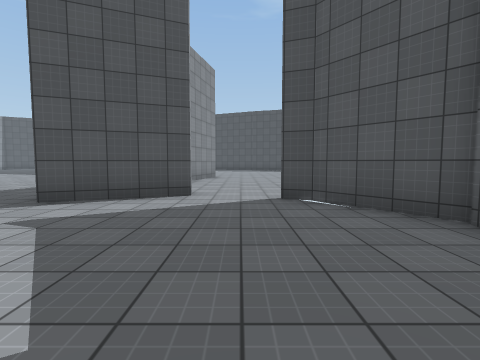
[1] (above)

22 first-person views from a walk through a Unity game level. The camera is 1.3 m above the floor, tilts 4° down and sees 85° across. Doors are open. The floor is counted in squares, 2 m on a side. Each view is taken from the middle of a square. On the plan, view 1 faces up. The plan holds only what a view shows up to about 9 squares ahead; the rest is blank. The place goes on beyond the plan. Surface patterns are stand-ins for the level's own textures.

[2]
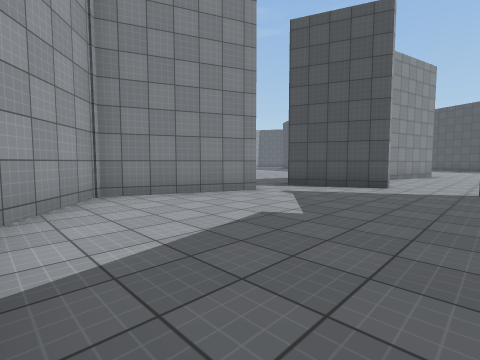

[3]
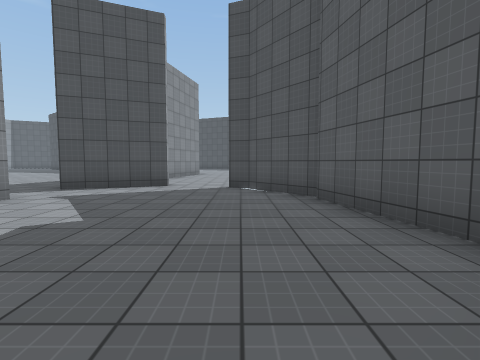

[4]
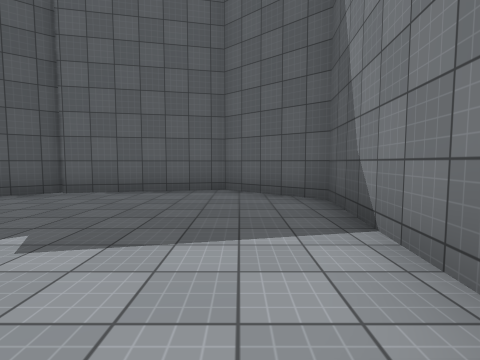

[5]
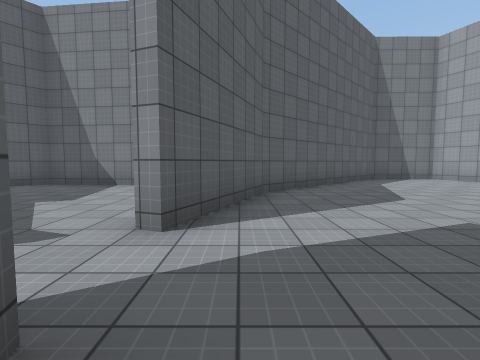

[6]
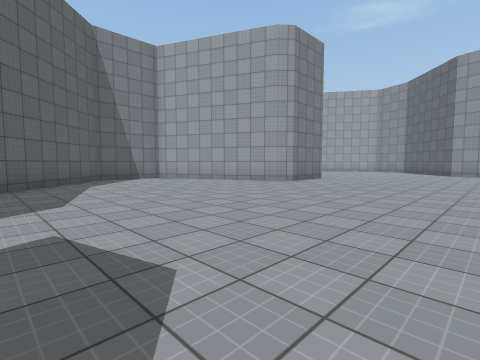

[7]
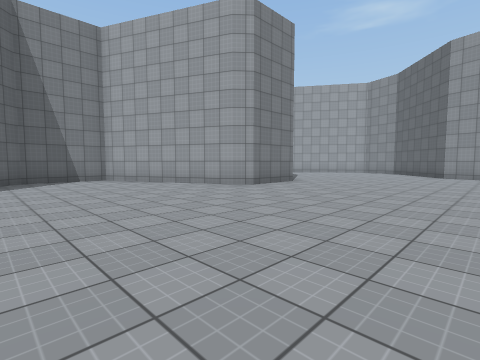

[8]
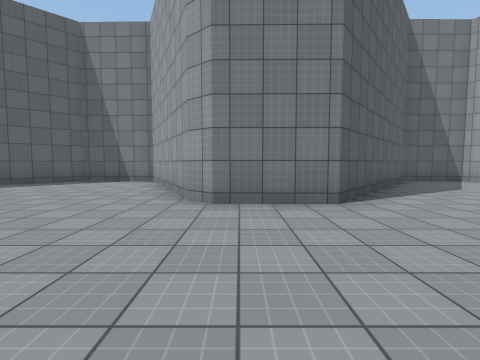

[9]
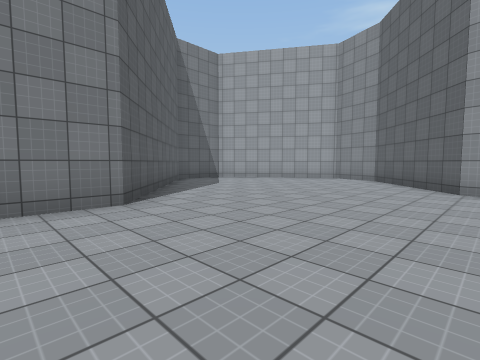

[10]
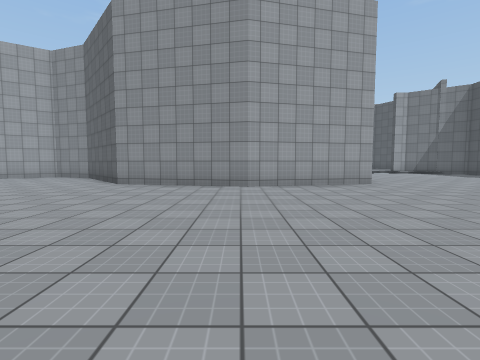

[11]
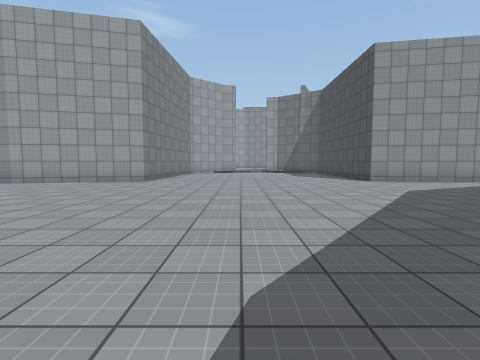

[12]
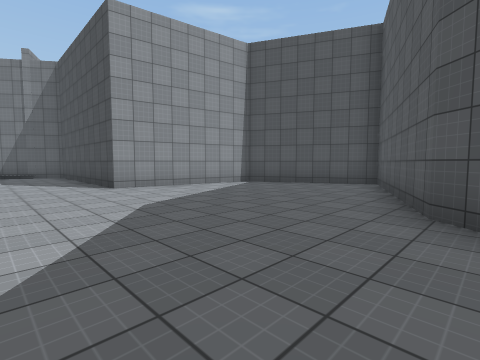

[13]
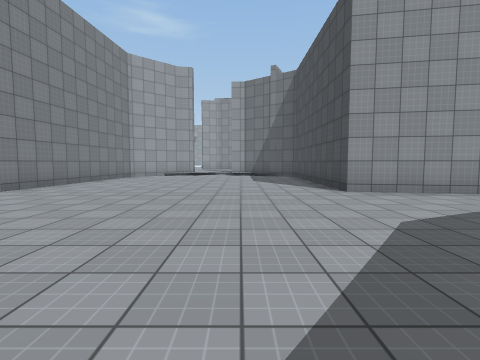

[14]
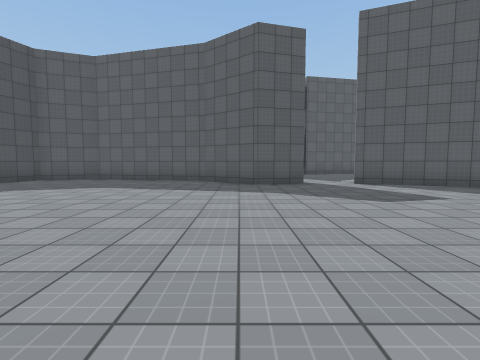

[15]
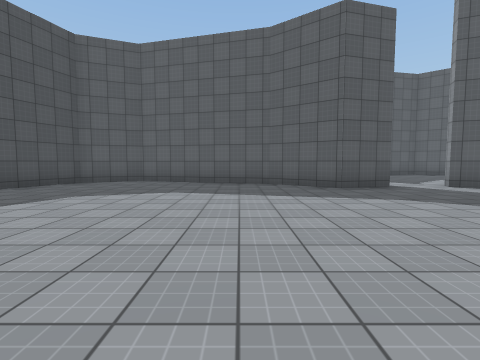

[16]
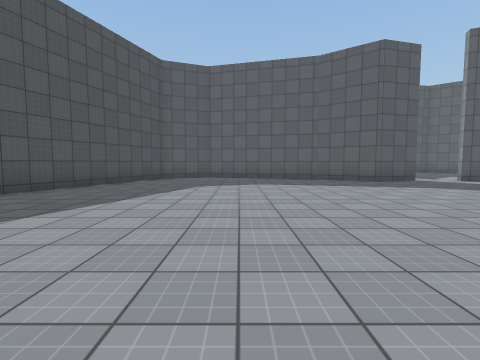

[17]
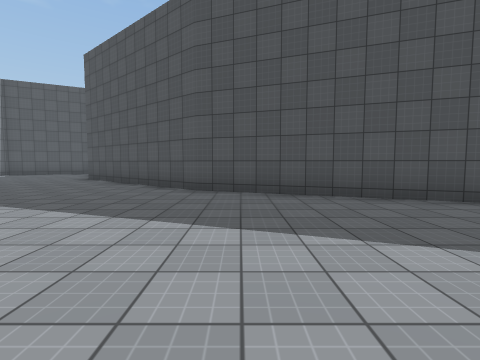

[18]
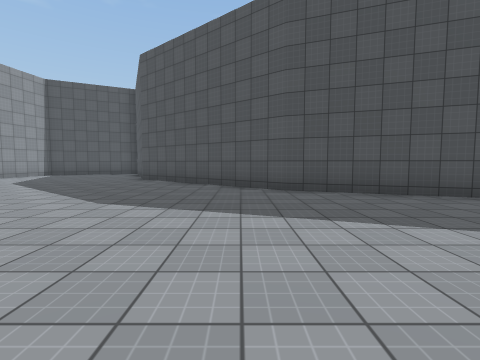

[19]
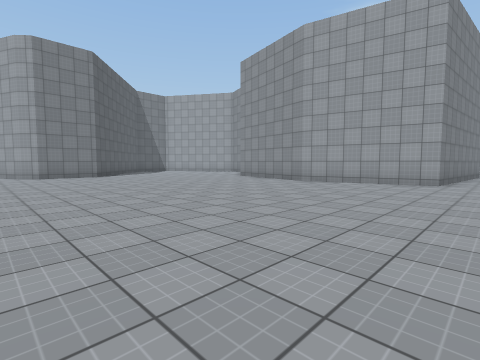

[20]
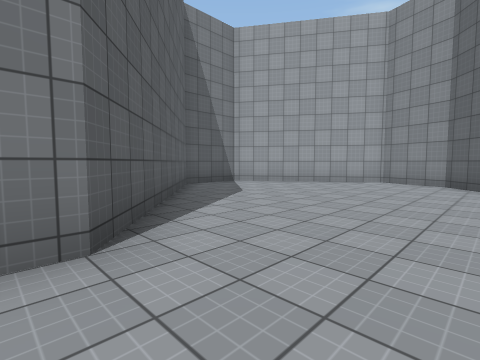

[21]
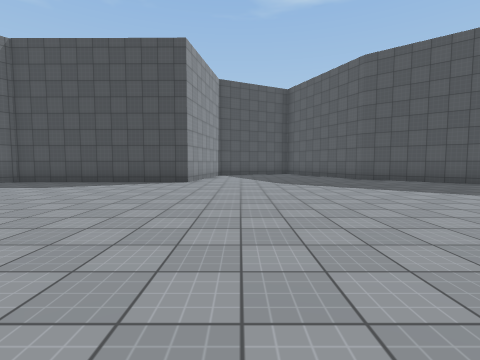

[22]
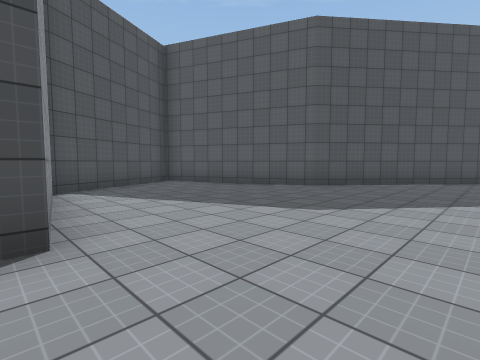

### Floor plan
Points are (right, up) in squares from view 1. A wall is a line through its corners. A room is listed if a view was taken in it or the views show most of it. See-through windows are left out.
Room 1 (views 1, 2, 3, 4)
walls: (2.6, 2.7) (1.2, 4.4) (0.7, 4.6); (-3, 2.6) (-4.2, -0.5) (-2.4, -1.9); (-1.8, -2.2) (1.5, -2.5) (3.1, -0.6) (2.4, 2.7); (-0.8, 5) (-3.2, 4.1)
ways out: open door at (-3, 3.5) to room 2; open door at (0, 5)
Room 2 (views 5, 6, 7, 8, 9, 10, 11, 12, 13, 14, 15, 16, 17, 18, 19, 20, 21, 22)
walls: (-24, 11.2) (-20.6, 10.8) (-19.8, 7.2) (-20.6, 3.4) (-23.4, 1) (-23.9, -0.6) (-21.3, -4.5) (-19.3, -4.6) (-15.5, 0) (-13.6, 0) (-13.1, -0.4) (-11.1, -4.7) (-8.9, -4.7) (-4.5, -0.5) (-3.3, 2.7); (-3.2, 4.1) (-3.6, 5.5) (-2.3, 7.1) (-1.3, 11.3) (-1.9, 12.9) (-10, 15.9) (-14.6, 19.6) (-16.5, 24) (-20, 22.3) (-20.7, 18.3) (-24.6, 18.3)
ways out: open door at (-3, 3.5) to room 1

Positions as (right, up) in squares from view 1, and headings:
1: (0, 0), facing up
2: (1, -2), facing up-left
3: (1, -2), facing up
4: (-3, -1), facing right
5: (-4, 5), facing down
6: (-6, 5), facing down-left
7: (-8, 5), facing down-left
8: (-14, 4), facing down
9: (-14, 4), facing down-left
10: (-13, 7), facing left
11: (-12, 14), facing left
12: (-14, 16), facing up-left
13: (-15, 16), facing left
14: (-11, 6), facing right
15: (-10, 8), facing right
16: (-12, 10), facing right
17: (-9, 10), facing up
18: (-11, 10), facing up
19: (-12, 12), facing down-left
20: (-15, 2), facing down-left
21: (-19, 10), facing up
22: (-21, 16), facing up-right
